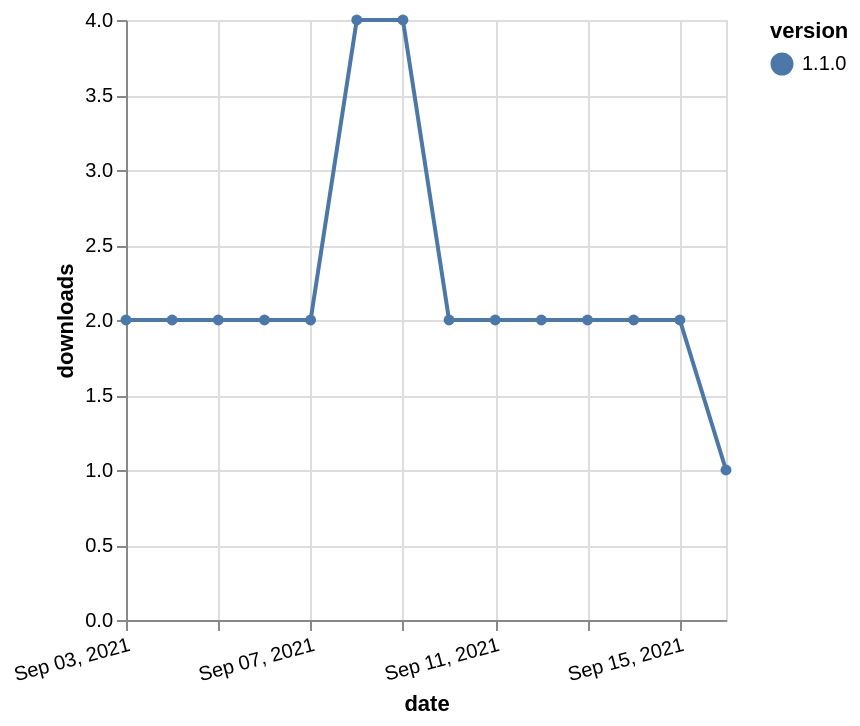

This figure's Vega-Lite source:
### Vega-Lite specification from a JSON file in a GitHub repository (floating-point values rounded to 4 significant figures)
{"$schema": "https://vega.github.io/schema/vega-lite/v5.json", "description": "A simple bar chart with embedded data.", "data": {"values": [{"date": "2021-09-03", "total": 3224, "delta": 2, "version": "1.1.0"}, {"date": "2021-09-04", "total": 3226, "delta": 2, "version": "1.1.0"}, {"date": "2021-09-05", "total": 3228, "delta": 2, "version": "1.1.0"}, {"date": "2021-09-06", "total": 3230, "delta": 2, "version": "1.1.0"}, {"date": "2021-09-07", "total": 3232, "delta": 2, "version": "1.1.0"}, {"date": "2021-09-08", "total": 3236, "delta": 4, "version": "1.1.0"}, {"date": "2021-09-09", "total": 3240, "delta": 4, "version": "1.1.0"}, {"date": "2021-09-10", "total": 3242, "delta": 2, "version": "1.1.0"}, {"date": "2021-09-11", "total": 3244, "delta": 2, "version": "1.1.0"}, {"date": "2021-09-12", "total": 3246, "delta": 2, "version": "1.1.0"}, {"date": "2021-09-13", "total": 3248, "delta": 2, "version": "1.1.0"}, {"date": "2021-09-14", "total": 3250, "delta": 2, "version": "1.1.0"}, {"date": "2021-09-15", "total": 3252, "delta": 2, "version": "1.1.0"}, {"date": "2021-09-16", "total": 3253, "delta": 1, "version": "1.1.0"}]}, "width": "container", "mark": {"type": "line", "point": {"filled": true}}, "encoding": {"x": {"field": "date", "type": "temporal", "timeUnit": "yearmonthdate", "title": "date", "axis": {"labelAngle": -15}}, "y": {"field": "delta", "type": "quantitative", "title": "downloads"}, "color": {"field": "version", "type": "nominal"}, "tooltip": {"field": "delta"}}}
